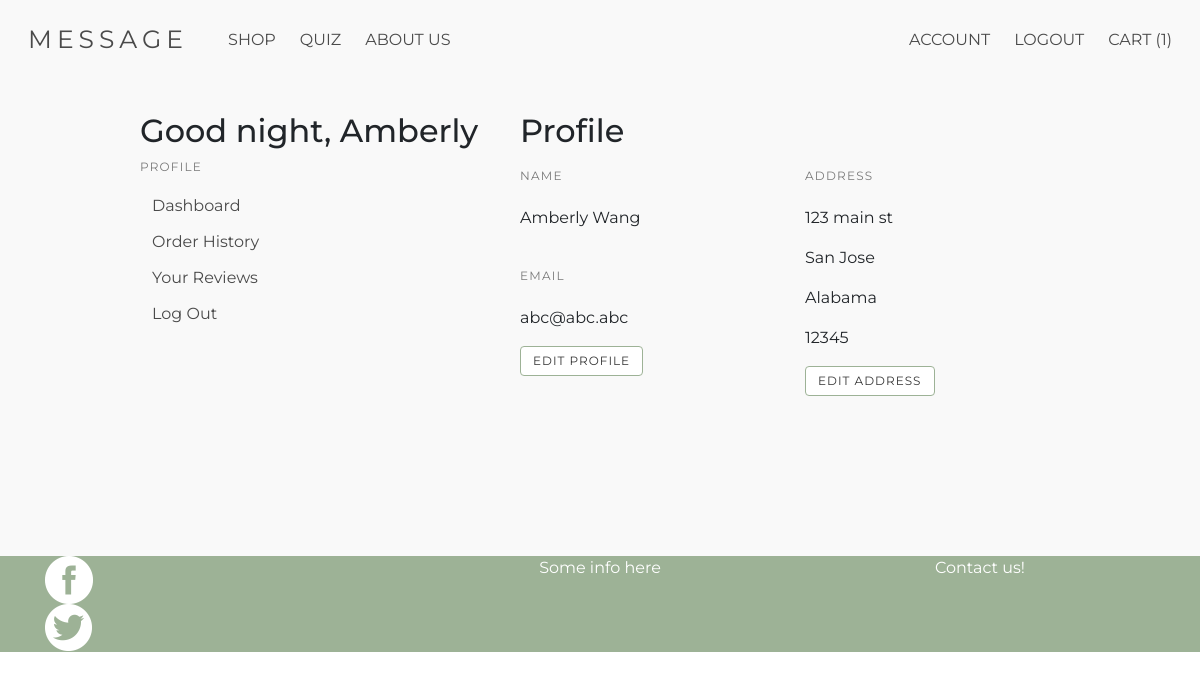
The app's page /profile (signed in), older data.
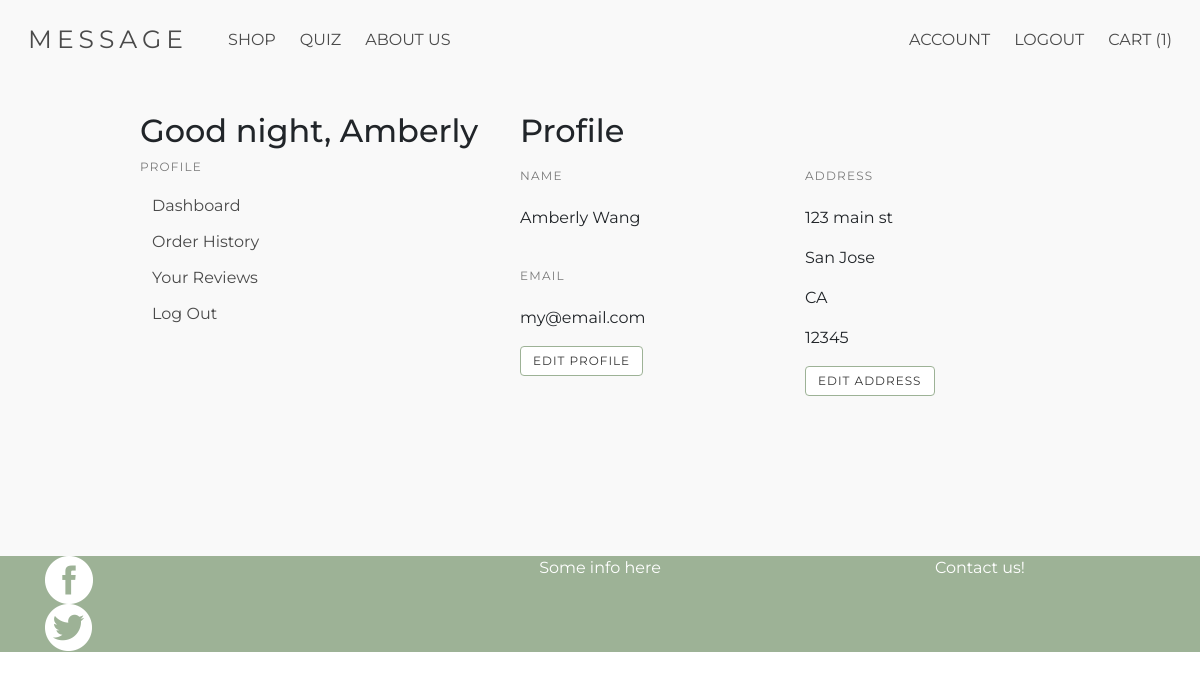
The same page, newer data.
### models.py (models this page shows, shortened)
class User(UserMixin, Model):
    fname = CharField()
    lname = CharField()
    email = CharField(unique=True)
    password = CharField(max_length=100)
    street_address = CharField(default="")
    city = CharField(default="")
    state = CharField(default="")
    postal_code = CharField(default="")
    join_date = DateTimeField(default=datetime.datetime.now())
    class Meta:
        database = DATABASE

### app.py (the view)
@app.route('/profile')
@login_required
def profile():
    if current_user.is_authenticated:
        user=current_user
        cartq = cart_quantity(user)
    else:
        cartq=0
    user = current_user
    current_hour = datetime.datetime.now().hour
    greeting = time_of_day(current_hour)
    return render_template("dashboard.html", user=user, greeting=greeting, cartq=cartq)

### app.py (called while the page is built)
def cart_quantity(user):
    order= models.Order.select().where(models.Order.user_id ==user.id, models.Order.purchased == False).get()
    cartq = 0
    cart = models.OrderDetails.select().where(models.OrderDetails.order_id == order)
    for item in cart:
        cartq += item.quantity
    return cartq

@login_manager.user_loader
def load_user(userid):
    try:
        return models.User.get(models.User.id == userid)
    except models.DoesNotExist:
        return None

@app.before_request
def before_request():
    g.db = models.DATABASE
    g.db.connect()
    g.user = current_user

@app.after_request
def after_request(response):
    g.db.close()
    return response

def time_of_day(hour):
    return (
        "morning" if 5 <= hour <= 11
        else
        "afternoon" if 12 <= hour <= 17
        else
        "evening" if 18 <= hour <= 22
        else
        "night"
    )

### templates/dashboard.html
{% extends 'profile.html' %}
{% block profile %}
<h2>Profile</h2>
    <div class="row">
        <div class="col-6">
            <label class="menu-label">Name</label>
            <p>{{user.fname}} {{user.lname}}</p>
            <label class="menu-label">Email</label>
            <p>{{user.email}}</p>
            <a href="/profile/edit" class="button">Edit Profile</a>
        </div>
        <div class="col-6">
            <label class="menu-label">Address</label>
            <p>{{user.street_address}}</p>
            <p>{{user.city}}</p>
            <p>{{user.state}}</p>
            <p>{{user.postal_code}}</p>
            <a href="/profile/address" class="button">Edit Address</a>
        </div>
    </div>
{% endblock %}

### templates/profile.html (shortened to what this page needs)
{% extends 'layout.html' %}
{% block content %}
<div class="profile-container">
<div class="container">
    <div class="row d-flex justify-content-center">
        <div class="col-sm-4">
            <h2>Good {{greeting}}, {{user.fname}}</h2>
            <aside class="menu">
                <p class="menu-label">
                    Profile
                </p>
                <ul class="menu-list">
                    <li><a href="{{url_for('profile')}}">Dashboard</a></li>
                    <li><a href="{{url_for('order_history')}}">Order History</a></li>
                    <li><a href="{{url_for('reviews')}}">Your Reviews</a></li>
                    <li><a href="{{url_for('logout')}}">Log Out</a></li>
                </ul>
            </aside>
        </div>
        <div class="col-md-6 col-sm-8">
                {% block profile %}
                {% endblock %}
        </div>
    </div>
</div>
</div>
{% endblock %}

Row changes from the older to the newer data that the page shows:
changed User "Amberly": email "abc@abc.abc" → "my@email.com"; state "Alabama" → "CA"
